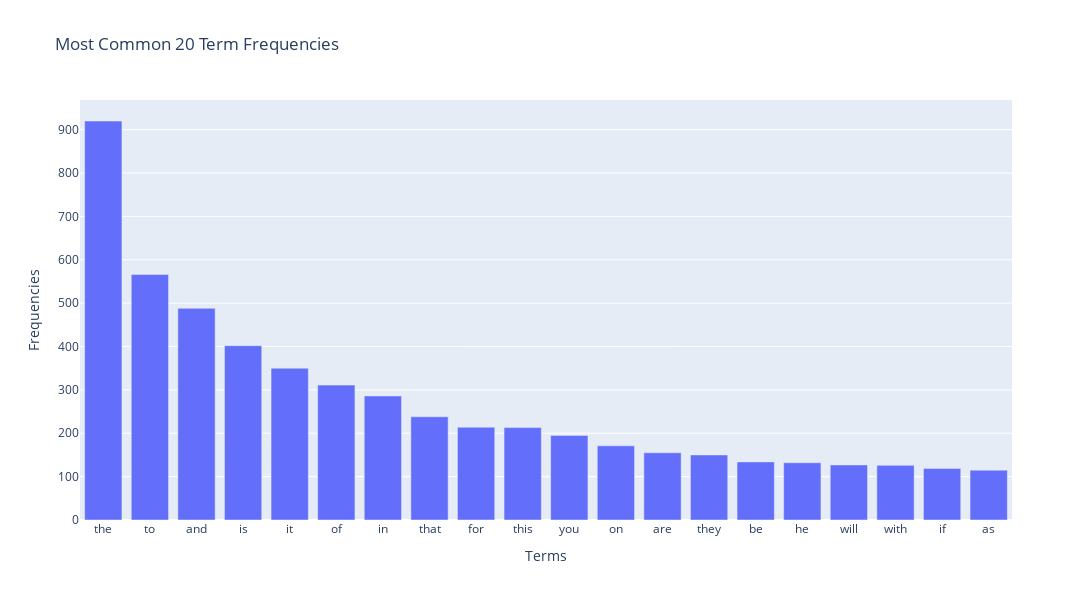

Notebook code cell kept with this figure:
### Code cell
# Reverse the order to see the most common terms first
top_indices = top_indices[::-1]
terms = count_vect.get_feature_names_out()[top_indices]
freqs = term_freq[top_indices]

# Create bar chart
fig = px.bar(
    x=terms,
    y=freqs,
    labels={'x': 'Terms', 'y': 'Frequencies'},
    title="Most Common 20 Term Frequencies"
)

fig.update_layout(
    width=2000,
    height=600
)

fig.show()

### Figure 1 — Plotly figure (JSON) as saved in the notebook; plotly's stock layout.template omitted (floating-point values rounded to 4 significant figures)
{"data": [{"hovertemplate": "Terms=%{x}<br>Frequencies=%{y}<extra></extra>", "legendgroup": "", "marker": {"color": "#636efa", "pattern": {"shape": ""}}, "name": "", "orientation": "v", "showlegend": false, "textposition": "auto", "type": "bar", "x": ["the", "to", "and", "is", "it", "of", "in", "that", "for", "this", "you", "on", "are", "they", "be", "he", "will", "with", "if", "as"], "xaxis": "x", "y": [920, 566, 488, 402, 350, 311, 286, 238, 214, 213, 195, 171, 155, 150, 134, 132, 127, 126, 119, 115], "yaxis": "y"}], "layout": {"barmode": "relative", "height": 600, "legend": {"tracegroupgap": 0}, "title": {"text": "Most Common 20 Term Frequencies"}, "width": 2000, "xaxis": {"anchor": "y", "domain": [0, 1], "title": {"text": "Terms"}}, "yaxis": {"anchor": "x", "domain": [0, 1], "title": {"text": "Frequencies"}}}}
